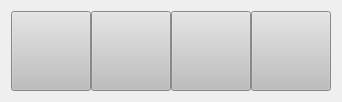
      <widget class="QWidget" name="promotion">
       <layout class="QHBoxLayout" name="horizontalLayout_11">
        <item>
         <widget class="QWidget" name="widget" native="true">
          <property name="minimumSize">
           <size>
            <width>320</width>
            <height>80</height>
           </size>
          </property>
          <property name="maximumSize">
           <size>
            <width>320</width>
            <height>80</height>
           </size>
          </property>
          <layout class="QHBoxLayout" name="horizontalLayout_13">
           <property name="spacing">
            <number>0</number>
           </property>
           <property name="leftMargin">
            <number>0</number>
           </property>
           <property name="topMargin">
            <number>0</number>
           </property>
           <property name="rightMargin">
            <number>0</number>
           </property>
           <property name="bottomMargin">
            <number>0</number>
           </property>
           <item>
            <widget class="QPushButton" name="promotionQueen">
             <property name="sizePolicy">
              <sizepolicy hsizetype="Fixed" vsizetype="Fixed">
               <horstretch>0</horstretch>
               <verstretch>0</verstretch>
              </sizepolicy>
             </property>
             <property name="minimumSize">
              <size>
               <width>80</width>
               <height>80</height>
              </size>
             </property>
             <property name="maximumSize">
              <size>
               <width>80</width>
               <height>80</height>
              </size>
             </property>
             <property name="autoFillBackground">
              <bool>false</bool>
             </property>
             <property name="styleSheet">
              <string notr="true">background-color:rgb(190, 190, 190)</string>
             </property>
             <property name="text">
              <string/>
             </property>
             <property name="iconSize">
              <size>
               <width>80</width>
               <height>80</height>
              </size>
             </property>
            </widget>
           </item>
           <item>
            <widget class="QPushButton" name="promotionBishop">
             <property name="sizePolicy">
              <sizepolicy hsizetype="Fixed" vsizetype="Fixed">
               <horstretch>0</horstretch>
               <verstretch>0</verstretch>
              </sizepolicy>
             </property>
             <property name="minimumSize">
              <size>
               <width>80</width>
               <height>80</height>
              </size>
             </property>
             <property name="maximumSize">
              <size>
               <width>80</width>
               <height>80</height>
              </size>
             </property>
             <property name="autoFillBackground">
              <bool>false</bool>
             </property>
             <property name="styleSheet">
              <string notr="true">background-color:rgb(190, 190, 190)</string>
             </property>
             <property name="text">
              <string/>
             </property>
             <property name="iconSize">
              <size>
               <width>80</width>
               <height>80</height>
              </size>
             </property>
            </widget>
           </item>
           <item>
            <widget class="QPushButton" name="promotionKnight">
             <property name="sizePolicy">
              <sizepolicy hsizetype="Fixed" vsizetype="Fixed">
               <horstretch>0</horstretch>
               <verstretch>0</verstretch>
              </sizepolicy>
             </property>
             <property name="minimumSize">
              <size>
               <width>80</width>
               <height>80</height>
              </size>
             </property>
             <property name="maximumSize">
              <size>
               <width>80</width>
               <height>80</height>
              </size>
             </property>
             <property name="autoFillBackground">
              <bool>false</bool>
             </property>
             <property name="styleSheet">
              <string notr="true">background-color:rgb(190, 190, 190)</string>
             </property>
             <property name="text">
              <string/>
             </property>
             <property name="iconSize">
              <size>
               <width>80</width>
               <height>80</height>
              </size>
             </property>
            </widget>
           </item>
           <item>
            <widget class="QPushButton" name="promotionRook">
             <property name="sizePolicy">
              <sizepolicy hsizetype="Fixed" vsizetype="Fixed">
               <horstretch>0</horstretch>
               <verstretch>0</verstretch>
              </sizepolicy>
             </property>
             <property name="minimumSize">
              <size>
               <width>80</width>
               <height>80</height>
              </size>
             </property>
             <property name="maximumSize">
              <size>
               <width>80</width>
               <height>80</height>
              </size>
             </property>
             <property name="autoFillBackground">
              <bool>false</bool>
             </property>
             <property name="styleSheet">
              <string notr="true">background-color:rgb(190, 190, 190)</string>
             </property>
             <property name="text">
              <string/>
             </property>
             <property name="iconSize">
              <size>
               <width>80</width>
               <height>80</height>
              </size>
             </property>
            </widget>
           </item>
          </layout>
         </widget>
        </item>
       </layout>
      </widget>
